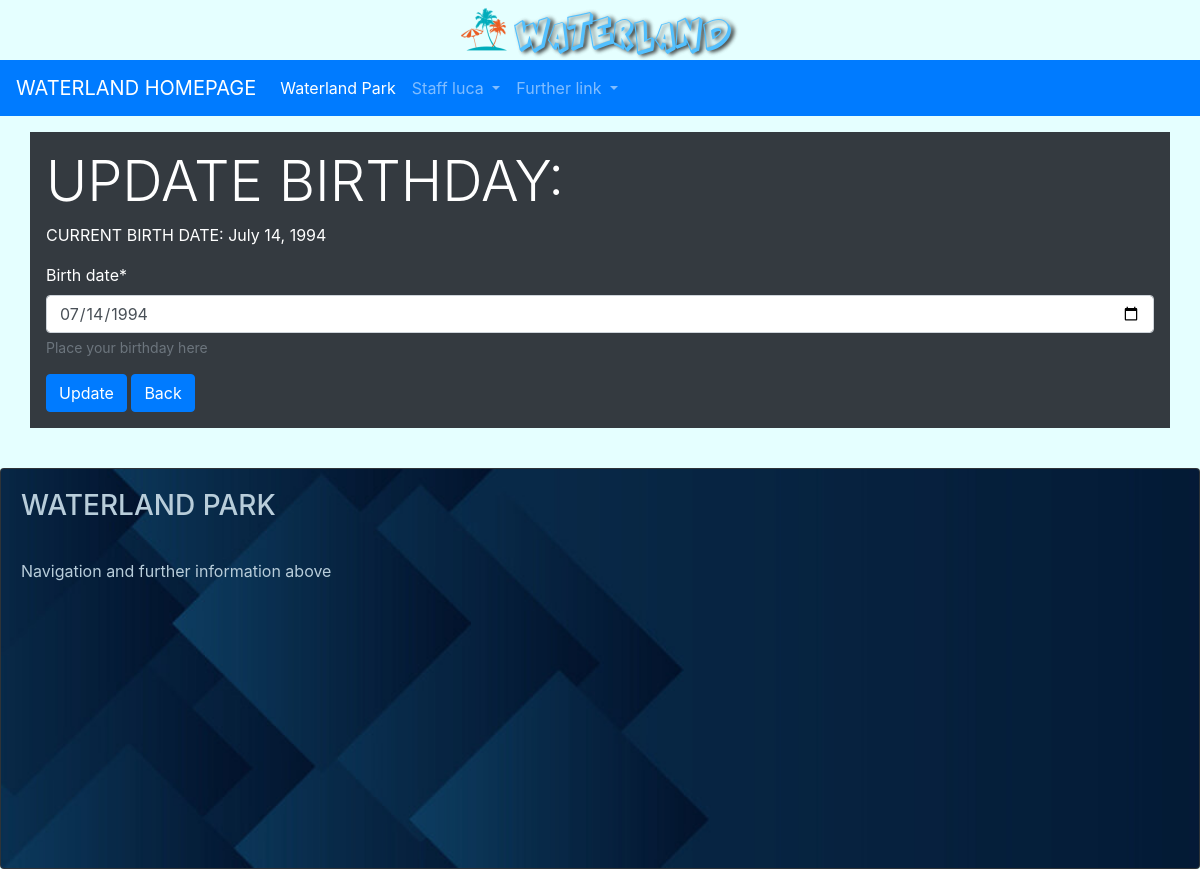
Screenshot of /userpark/user_profile/d83577a6-5913-11ed-9f49-92324b7a5a83/update_birth_date/ (signed in) with the database file from the repository.
### userpark/models.py (models this page shows, shortened)
class User(AbstractUser):
    GENDER_CHOICES = (
        ('M', 'Male'),
        ('F', 'Female'),
    )
    gender = models.CharField(max_length=1, choices=GENDER_CHOICES, help_text="Are you male or female?", null=True, default=None)
    birth_date = models.DateField(help_text="Place your birthday here", null=True,
                                  validators=[MaxValueValidator(limit_value=date.today()-timedelta(days=(365*7))),
                                              MinValueValidator(limit_value=date.today()-timedelta(days=(365*100)))], default=None)
    staff_assigned_code = models.CharField(max_length=5, help_text="Place your staff code here", null=True, unique=True, default=None)
    is_staff_member = models.BooleanField(default=False)
    propic = models.ImageField(upload_to=media_directory_path, blank=True, null=True,
                               default=None, help_text='Add your profile picture here', verbose_name='Picture Profile')
    slug = models.SlugField(null=False, unique=True)  # max length disabled

### userpark/views.py (the view)
# urls.py: path('user_profile/<slug:slug>/update_birth_date/', UserUpdateBirthDateView.as_view(), name='user-profile-update-birthdate'),
class UserUpdateBirthDateView(LoginRequiredMixin, SuccessMessageMixin, UpdateView):
    model = myUser
    form_class = UpdateBirthdateForm
    template_name = 'userpark/profile/update_birth_date.html'
    success_url = reverse_lazy('userpark:user-profile')
    success_message = 'Birth date updated'
    slug_field = 'slug'
    login_url = 'userpark:login'  # Redirect Login needed
    redirect_field_name = 'redirect_to'

### userpark/forms.py
class UpdateBirthdateForm(forms.ModelForm):
    class Meta:
        model = myUser
        fields = ['birth_date']
        widgets = {
            'birth_date': DateInput(),
        }

### userpark/templates/userpark/profile/update_birth_date.html (shortened to what this page needs)
{% extends 'navbase.html' %}
{% load crispy_forms_filters %}
{% block bodybase %}
    <div class="container p-3 my-3 bg-dark text-white">
        <h1 class="display-4">UPDATE BIRTHDAY:</h1>
        <p>CURRENT BIRTH DATE: {{ user.birth_date }}</p>
        <form method="post">{% csrf_token %}
        {{ form|crispy }}
        <button type="submit" class="btn btn-primary">Update</button>
        <a href="{% url 'userpark:user-profile' %}"> <button type="button" class="btn btn-primary">Back</button> </a>
        </form>
    </div>
    <br>
{% endblock %}

### templates/navbase.html (shortened to what this page needs)
{% extends 'base.html' %}
{% load static %}
{% block head %}
    <nav class="navbar navbar-expand-lg navbar navbar-dark bg-primary">
      <a class="navbar-brand" href="{% url 'home' %}">WATERLAND HOMEPAGE</a>
      <div class="collapse navbar-collapse" id="navbarNavDropdown">
        <ul class="navbar-nav">
          <li class="nav-item active">
            <a class="nav-link" href="{% url 'waterland-park-info-showcase' %}">Waterland Park <span class="sr-only">(current)</span></a>
          </li>
          {% if user.is_authenticated %}
              {% if user.is_staff_member %}
                <li class="nav-item dropdown">
                <a class="nav-link dropdown-toggle" href="#" id="navbarDropdownMenuLink" role="button" data-toggle="dropdown" aria-expanded="false">
                Staff {{ user.username }}
                </a>
                </li>
          {% endif %}
          {% endif %}
          <li class="nav-item dropdown">
            <a class="nav-link dropdown-toggle" href="#" id="navbarDropdownMenuLink" role="button" data-toggle="dropdown" aria-expanded="false">
              Further link
            </a>
          </li>
        </ul>
      </div>
    </nav>
{% endblock %}
{% block body %}
    {% block bodybase %}{% endblock %}
        <footer>
            <div class="card bg-dark text-white">
              <img src="{% static 'img/footer.jpg' %}" class="card-img" alt="footerimg">
              <div class="card-img-overlay">
                <h3 class="card-title" style="color:#b8cdda ; ">WATERLAND PARK</h3>
                  <br>
                <p class="card-text" style="color:#b8cdda ; ">Navigation and further information above</p>
              </div>
            </div>
        </footer>
{% endblock %}

### rows the page displays
User: username "luca", birth_date "July 14, 1994", birth_date "07/14/1994"
